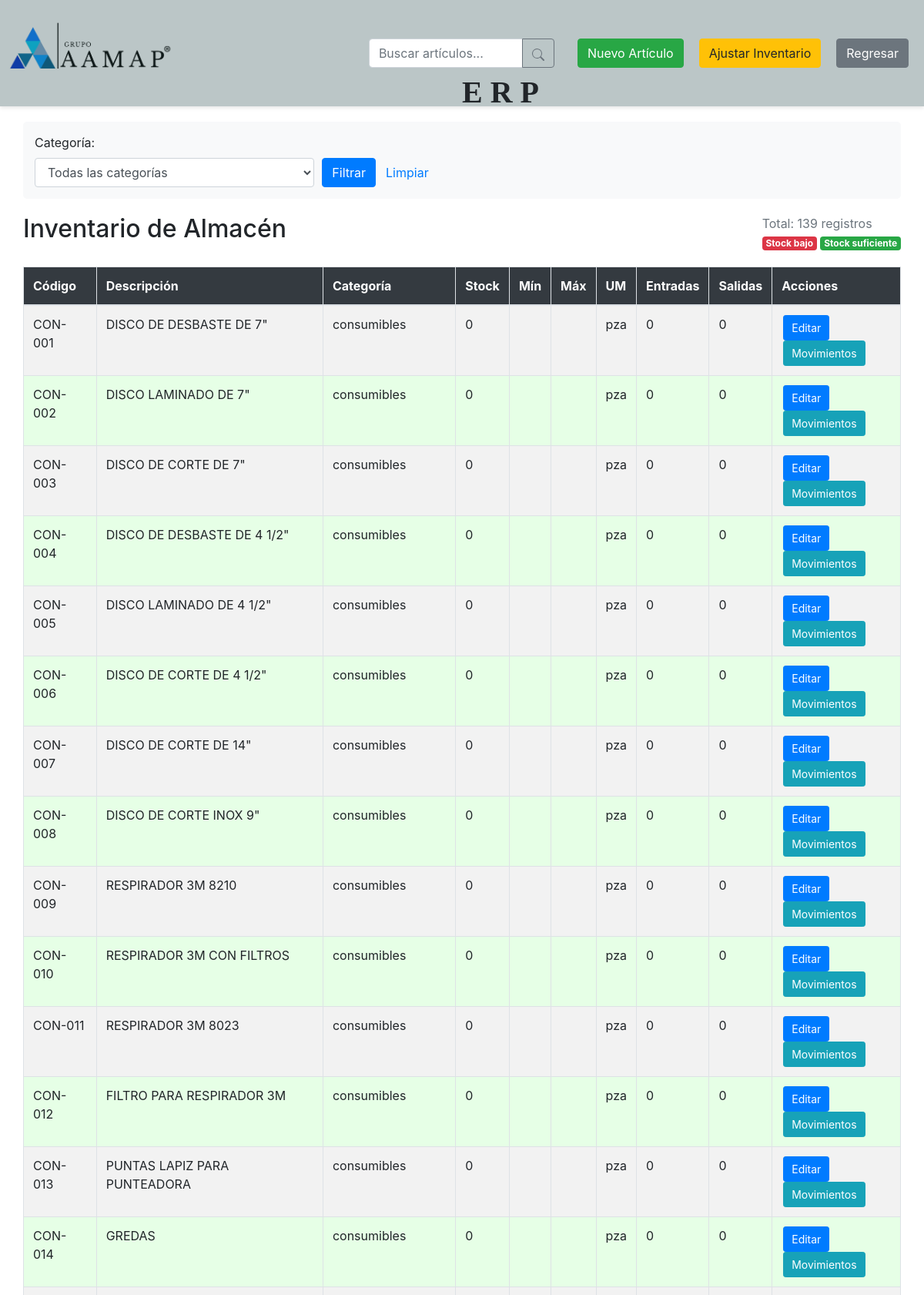
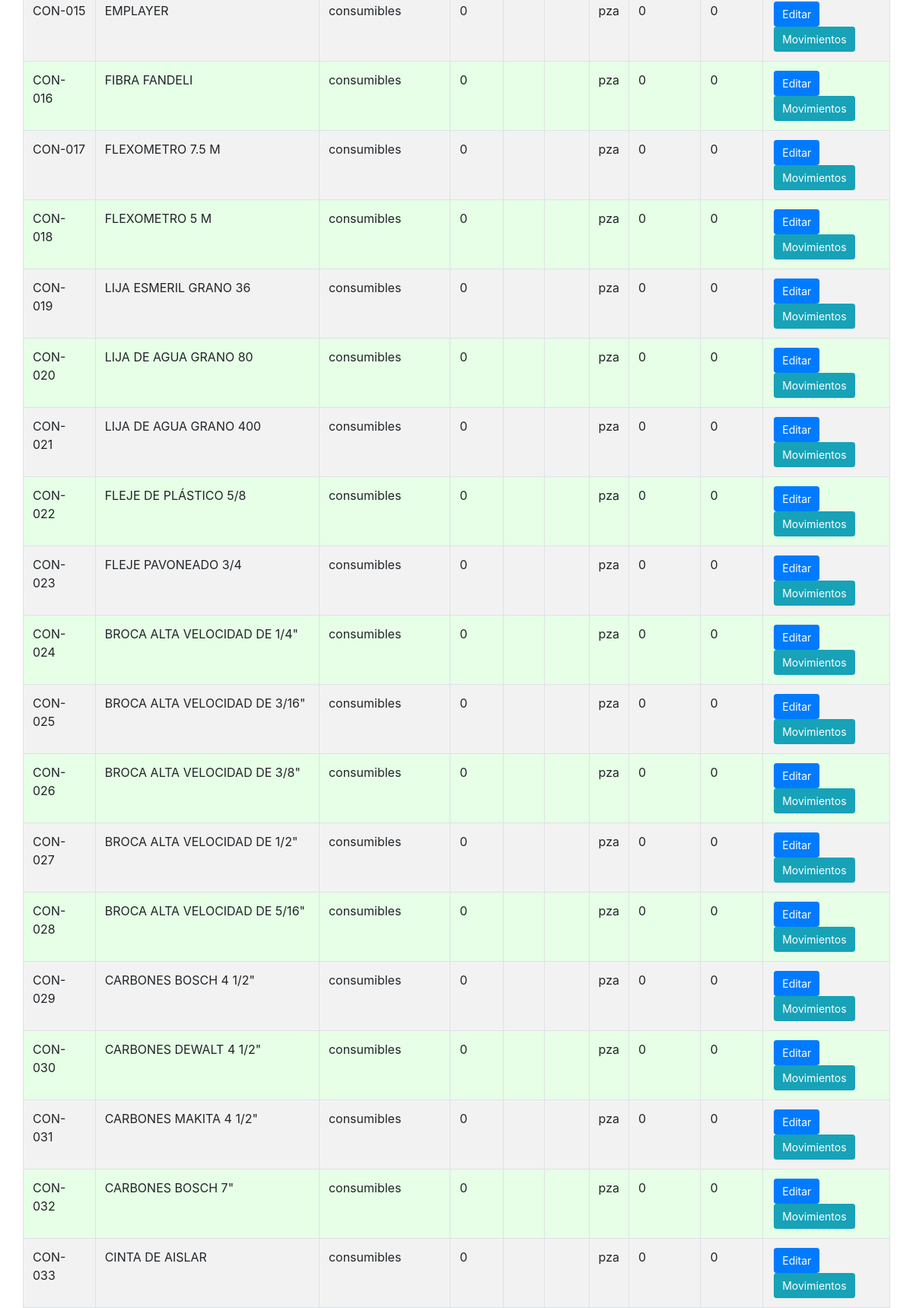
The page /ERP/almacen/ver_almacen.php (signed in, upper part) on the database its author committed (2 pictures, top to bottom).
### tables this page shows
CREATE TABLE `inventario_almacen` (
  `id_alm` int(11) NOT NULL,
  `codigo` varchar(50) NOT NULL,
  `descripcion` varchar(255) NOT NULL,
  `id_cat_alm` int(11) NOT NULL,
  `existencia` int(11) NOT NULL DEFAULT 0,
  `min_stock` int(11) DEFAULT 0,
  `max_stock` int(11) DEFAULT 0,
  `unidad_medida` varchar(20) NOT NULL,
  `activo` tinyint(1) DEFAULT 1,
  `created_at` timestamp NOT NULL DEFAULT current_timestamp()
);

CREATE TABLE `categorias_almacen` (
  `id_cat_alm` int(11) NOT NULL,
  `categoria` varchar(100) NOT NULL,
  `descripcion` text DEFAULT NULL
);

### ERP/almacen/ver_almacen.php (the view, shortened to what this page needs)
<?php
require 'C:/xampp/htdocs/db_connect.php';
$query = "SELECT ia.*, cp.categoria,
           (SELECT SUM(cantidad) FROM movimientos_almacen WHERE id_alm = ia.id_alm AND tipo_mov = 'entrada') as entradas,
           (SELECT SUM(cantidad) FROM movimientos_almacen WHERE id_alm = ia.id_alm AND tipo_mov = 'salida') as salidas
          FROM inventario_almacen ia
          LEFT JOIN categorias_almacen cp ON ia.id_cat_alm = cp.id_cat_alm
          WHERE ia.activo = TRUE";
$query .= " ORDER BY ia.existencia ASC";
$result = $conn->query($query);
$articulos = $result->fetch_all(MYSQLI_ASSOC);
?>
<!DOCTYPE html>
<html lang="es">
<head>
    <link rel="stylesheet" href="https://stackpath.bootstrapcdn.com/bootstrap/4.5.2/css/bootstrap.min.css">
    <link rel="stylesheet" type="text/css" href="/ERP/stprojects.css">
</head>
<body>
<div class="navbar" style="display: flex; align-items: center; justify-content: space-between; padding: 0px; background-color: #f8f9fa; position: relative;">
    <img src="/assets/grupo_aamap.webp" alt="Logo AAMAP" style="width: 18%; position: absolute; top: 25px; left: 10px;">
    <div class="sticky-header" style="width: 100%;">
        <div class="container" style="display: flex; justify-content: flex-end; align-items: center;">
            <div style="position: absolute; top: 90px; left: 600px;"><p style="font-size: 2.5em; font-family: 'Verdana';"><b>E R P</b></p></div>
            <div style="display: flex; align-items: center; gap: 10px; flex-wrap: nowrap;">
                <form method="GET" action="ver_almacen.php" class="form-inline" style="margin-right: 10px;">
                    <div class="input-group">
                        <input type="text" name="search" class="form-control" id="psearch"
                            placeholder="Buscar artículos..." value="<?php echo htmlspecialchars($_GET['search'] ?? ''); ?>" style="width: 200px;">
                        <div class="input-group-append">
                            <button type="submit" class="btn btn-outline-secondary" title="Buscar">
                                <svg xmlns="http://www.w3.org/2000/svg" width="16" height="16" fill="currentColor" viewBox="0 0 16 16">
                                    <path d="M11.742 10.344a6.5 6.5 0 1 0-1.397 1.398h-.001c.03.04.062.078.098.115l3.85 3.85a1 1 0 0 0 1.415-1.414l-3.85-3.85a1.007 1.007 0 0 0-.115-.1zM12 6.5a5.5 5.5 0 1 1-11 0 5.5 5.5 0 0 1 11 0z"/>
                                </svg>
                            </button>
                        </div>
                    </div>
                </form>
                <a href="reg_articulo_alm.php" class="btn btn-success chompa">Nuevo Artículo</a>
                <a href="ajustar_inventario.php" class="btn btn-warning chompa">Ajustar Inventario</a>
                <a href="/ERP/all_projects.php" class="btn btn-secondary chompa">Regresar</a>
            </div>
        </div>
    </div>
</div>
<div class="table-container">
    <div class="filter-section">
        <form method="GET" action="ver_almacen.php">
            <div class="form-row">
                <div class="col-md-4">
                    <label for="categoria">Categoría:</label>
                    <select name="categoria" id="categoria" class="form-control">
                        <option value="">Todas las categorías</option>
                    </select>
                </div>
                <div class="col-md-4" style="display: flex; align-items: flex-end;">
                    <button type="submit" class="btn btn-primary">Filtrar</button>
                    <a href="ver_almacen.php" class="btn btn-link">Limpiar</a>
                </div>
            </div>
        </form>
    </div>
    <div class="header-buttons">
        <h2>Inventario de Almacén</h2>
        <div>
            <div class="text-muted">Total: <?php echo count($articulos); ?> registros</div>
            <span class="badge badge-danger">Stock bajo</span>
            <span class="badge badge-success">Stock suficiente</span>
        </div>
    </div>
    <table class="table table-striped table-bordered">
        <thead>
            <tr>
                <th>Código</th>
                <th>Descripción</th>
                <th>Categoría</th>
                <th>Stock</th>
                <th>Mín</th>
                <th>Máx</th>
                <th>UM</th>
                <th>Entradas</th>
                <th>Salidas</th>
                <th>Acciones</th>
            </tr>
        </thead>
        <tbody>
            <?php if (!empty($articulos)): ?>
                <?php foreach ($articulos as $art):
                    $stock_class = ($art['existencia'] <= $art['min_stock']) ? 'stock-low' : 'stock-ok';
                ?>
                    <tr class="<?php echo $stock_class; ?>">
                        <td><?php echo htmlspecialchars($art['codigo']); ?></td>
                        <td><?php echo htmlspecialchars($art['descripcion']); ?></td>
                        <td><?php echo htmlspecialchars($art['categoria'] ?? 'N/A'); ?></td>
                        <td><?php echo htmlspecialchars($art['existencia']); ?></td>
                        <td><?php echo htmlspecialchars($art['min_stock']); ?></td>
                        <td><?php echo htmlspecialchars($art['max_stock']); ?></td>
                        <td><?php echo htmlspecialchars($art['unidad_medida']); ?></td>
                        <td><?php echo htmlspecialchars($art['entradas'] ?? 0); ?></td>
                        <td><?php echo htmlspecialchars($art['salidas'] ?? 0); ?></td>
                        <td>
                            <a href="editar_articulo_alm.php?id=<?php echo $art['id_alm']; ?>" class="btn btn-primary btn-sm btn-action">Editar</a>
                            <a href="ver_movs_alm.php?id=<?php echo $art['id_alm']; ?>" class="btn btn-info btn-sm btn-action">Movimientos</a>
                        </td>
                    </tr>
                <?php endforeach; ?>
            <?php else: ?>
                <tr>
                    <td colspan="11" class="text-center">No hay artículos registrados en el almacén</td>
                </tr>
            <?php endif; ?>
        </tbody>
    </table>
</div>
</body>
</html>

### ERP/stprojects.css (style rules this page uses)
body { margin: 0; padding: 0; display: flex; flex-direction: column; height: 100vh; }
.sticky-header { position: sticky; top: 0; z-index: 1000; background-color: rgba(47, 79, 79, 0.3); padding: 0 0; box-shadow: 0 2px 5px rgba(0, 0, 0, 0.1); }
.chompa { margin-left: 10px; }
.container { margin: 30px auto; padding: 20px; max-width: 1200px; border-radius: 10px; text-align: center; }

### ERP/almacen/ver_almacen.php (style rules this page uses)
.table-container { margin: 20px auto; width: 95%; overflow-x: auto; }
.table th { background-color: #343a40; color: white; }
.btn-action { padding: 5px 10px; margin: 0 2px; }
.header-buttons { margin: 20px 0; display: flex; justify-content: space-between; }
.stock-ok { background-color: #e6ffe6; }
.filter-section { background-color: #f8f9fa; padding: 15px; border-radius: 5px; margin-bottom: 20px; }

### rows shown on the page
inventario_almacen: codigo "CON-001", descripcion "DISCO DE DESBASTE DE 7\"", id_cat_alm.categoria "consumibles", existencia "0", unidad_medida "pza", entradas "0", salidas "0"
inventario_almacen: codigo "CON-002", descripcion "DISCO LAMINADO DE 7\"", id_cat_alm.categoria "consumibles", existencia "0", unidad_medida "pza", entradas "0", salidas "0"
inventario_almacen: codigo "CON-003", descripcion "DISCO DE CORTE DE 7\"", id_cat_alm.categoria "consumibles", existencia "0", unidad_medida "pza", entradas "0", salidas "0"
inventario_almacen: codigo "CON-004", descripcion "DISCO DE DESBASTE DE 4 1/2\"", id_cat_alm.categoria "consumibles", existencia "0", unidad_medida "pza", entradas "0", salidas "0"
inventario_almacen: codigo "CON-005", descripcion "DISCO LAMINADO DE 4 1/2\"", id_cat_alm.categoria "consumibles", existencia "0", unidad_medida "pza", entradas "0", salidas "0"
inventario_almacen: codigo "CON-006", descripcion "DISCO DE CORTE DE 4 1/2\"", id_cat_alm.categoria "consumibles", existencia "0", unidad_medida "pza", entradas "0", salidas "0"
inventario_almacen: codigo "CON-007", descripcion "DISCO DE CORTE DE 14\"", id_cat_alm.categoria "consumibles", existencia "0", unidad_medida "pza", entradas "0", salidas "0"
inventario_almacen: codigo "CON-008", descripcion "DISCO DE CORTE INOX 9\"", id_cat_alm.categoria "consumibles", existencia "0", unidad_medida "pza", entradas "0", salidas "0"
inventario_almacen: codigo "CON-009", descripcion "RESPIRADOR 3M 8210", id_cat_alm.categoria "consumibles", existencia "0", unidad_medida "pza", entradas "0", salidas "0"
inventario_almacen: codigo "CON-010", descripcion "RESPIRADOR 3M CON FILTROS", id_cat_alm.categoria "consumibles", existencia "0", unidad_medida "pza", entradas "0", salidas "0"
inventario_almacen: codigo "CON-011", descripcion "RESPIRADOR 3M 8023", id_cat_alm.categoria "consumibles", existencia "0", unidad_medida "pza", entradas "0", salidas "0"
inventario_almacen: codigo "CON-012", descripcion "FILTRO PARA RESPIRADOR 3M", id_cat_alm.categoria "consumibles", existencia "0", unidad_medida "pza", entradas "0", salidas "0"
inventario_almacen: codigo "CON-013", descripcion "PUNTAS LAPIZ PARA PUNTEADORA", id_cat_alm.categoria "consumibles", existencia "0", unidad_medida "pza", entradas "0", salidas "0"
inventario_almacen: codigo "CON-014", descripcion "GREDAS", id_cat_alm.categoria "consumibles", existencia "0", unidad_medida "pza", entradas "0", salidas "0"
inventario_almacen: codigo "CON-015", descripcion "EMPLAYER", id_cat_alm.categoria "consumibles", existencia "0", unidad_medida "pza", entradas "0", salidas "0"
inventario_almacen: codigo "CON-016", descripcion "FIBRA FANDELI", id_cat_alm.categoria "consumibles", existencia "0", unidad_medida "pza", entradas "0", salidas "0"
inventario_almacen: codigo "CON-017", descripcion "FLEXOMETRO 7.5 M", id_cat_alm.categoria "consumibles", existencia "0", unidad_medida "pza", entradas "0", salidas "0"
inventario_almacen: codigo "CON-018", descripcion "FLEXOMETRO 5 M", id_cat_alm.categoria "consumibles", existencia "0", unidad_medida "pza", entradas "0", salidas "0"
inventario_almacen: codigo "CON-019", descripcion "LIJA ESMERIL GRANO 36", id_cat_alm.categoria "consumibles", existencia "0", unidad_medida "pza", entradas "0", salidas "0"
inventario_almacen: codigo "CON-020", descripcion "LIJA DE AGUA GRANO 80", id_cat_alm.categoria "consumibles", existencia "0", unidad_medida "pza", entradas "0", salidas "0"
inventario_almacen: codigo "CON-021", descripcion "LIJA DE AGUA GRANO 400", id_cat_alm.categoria "consumibles", existencia "0", unidad_medida "pza", entradas "0", salidas "0"
inventario_almacen: codigo "CON-022", descripcion "FLEJE DE PLÁSTICO 5/8", id_cat_alm.categoria "consumibles", existencia "0", unidad_medida "pza", entradas "0", salidas "0"
inventario_almacen: codigo "CON-023", descripcion "FLEJE PAVONEADO 3/4", id_cat_alm.categoria "consumibles", existencia "0", unidad_medida "pza", entradas "0", salidas "0"
inventario_almacen: codigo "CON-024", descripcion "BROCA ALTA VELOCIDAD DE 1/4\"", id_cat_alm.categoria "consumibles", existencia "0", unidad_medida "pza", entradas "0", salidas "0"
inventario_almacen: codigo "CON-025", descripcion "BROCA ALTA VELOCIDAD DE 3/16\"", id_cat_alm.categoria "consumibles", existencia "0", unidad_medida "pza", entradas "0", salidas "0"
inventario_almacen: codigo "CON-026", descripcion "BROCA ALTA VELOCIDAD DE 3/8\"", id_cat_alm.categoria "consumibles", existencia "0", unidad_medida "pza", entradas "0", salidas "0"
inventario_almacen: codigo "CON-027", descripcion "BROCA ALTA VELOCIDAD DE 1/2\"", id_cat_alm.categoria "consumibles", existencia "0", unidad_medida "pza", entradas "0", salidas "0"
inventario_almacen: codigo "CON-028", descripcion "BROCA ALTA VELOCIDAD DE 5/16\"", id_cat_alm.categoria "consumibles", existencia "0", unidad_medida "pza", entradas "0", salidas "0"
inventario_almacen: codigo "CON-029", descripcion "CARBONES BOSCH 4 1/2\"", id_cat_alm.categoria "consumibles", existencia "0", unidad_medida "pza", entradas "0", salidas "0"
inventario_almacen: codigo "CON-030", descripcion "CARBONES DEWALT 4 1/2\"", id_cat_alm.categoria "consumibles", existencia "0", unidad_medida "pza", entradas "0", salidas "0"
inventario_almacen: codigo "CON-031", descripcion "CARBONES MAKITA 4 1/2\"", id_cat_alm.categoria "consumibles", existencia "0", unidad_medida "pza", entradas "0", salidas "0"
inventario_almacen: codigo "CON-032", descripcion "CARBONES BOSCH 7\"", id_cat_alm.categoria "consumibles", existencia "0", unidad_medida "pza", entradas "0", salidas "0"
inventario_almacen: codigo "CON-033", descripcion "CINTA DE AISLAR", id_cat_alm.categoria "consumibles", existencia "0", unidad_medida "pza", entradas "0", salidas "0"

### other values the page prints
count($articulos) "139"
